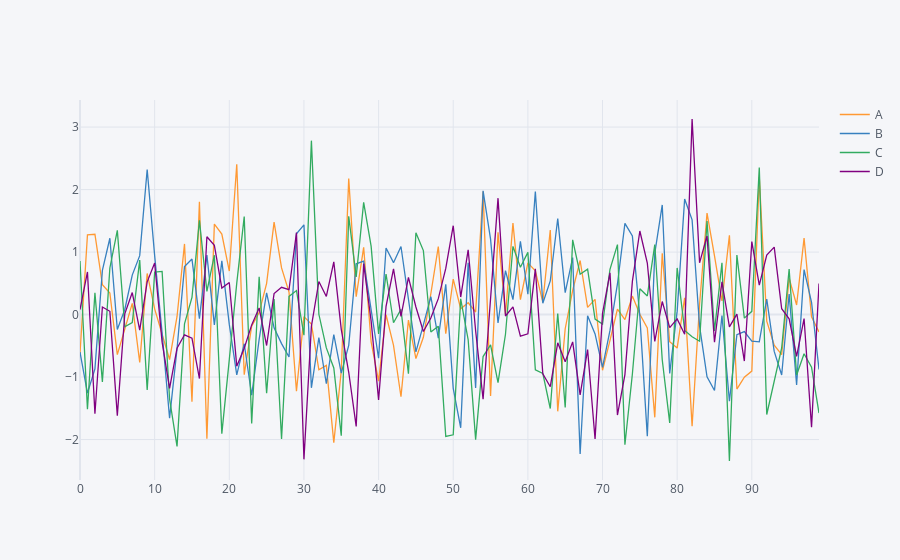

The notebook cell saved with this chart:
### Code cell
df.iplot()
#this makes above plot interactivre
